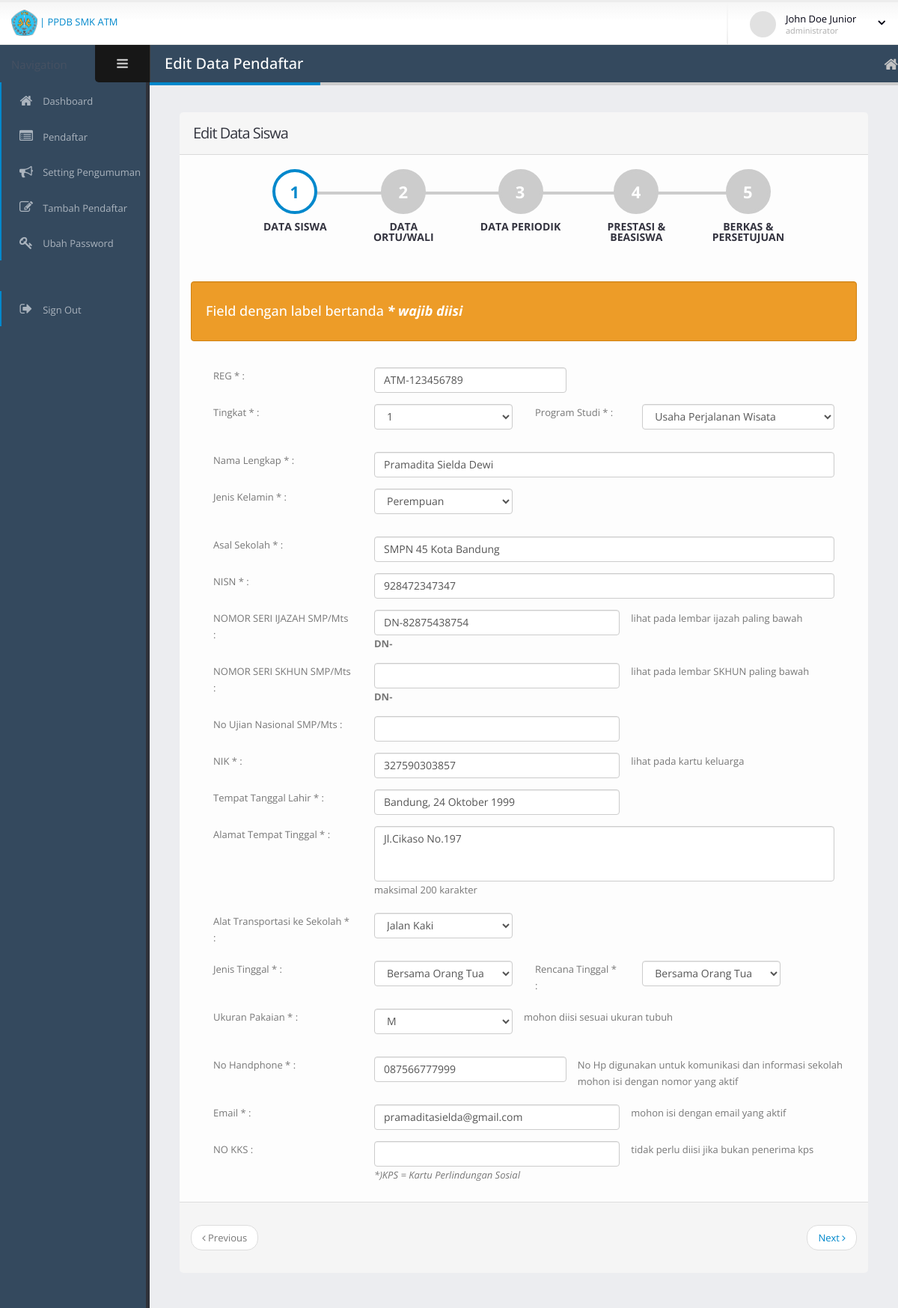
The app's page /admin_dash/edit/1 with its own data.
### tables this page shows
CREATE TABLE `siswa` (
  `id` int(11) UNSIGNED NOT NULL,
  `Tanggal_Daftar` varchar(128) NOT NULL,
  `REG` varchar(25) NOT NULL,
  `Tingkat` varchar(5) NOT NULL,
  `Prodi` varchar(50) NOT NULL,
  `Nama_Siswa` varchar(100) NOT NULL,
  `Jenis_Kelamin` varchar(20) NOT NULL,
  `Asal_Sekolah` varchar(50) NOT NULL,
  `NISN` varchar(50) NOT NULL,
  `No_Ijazah` varchar(50) DEFAULT NULL,
  `No_SKHUN` varchar(50) DEFAULT NULL,
  `No_UN` varchar(50) DEFAULT NULL,
  `NIK` varchar(50) NOT NULL,
  `TTL` varchar(100) NOT NULL,
  `Alamat_Tinggal` varchar(256) NOT NULL,
  `Transportasi` varchar(50) NOT NULL,
  `Jenis_Tinggal` varchar(35) NOT NULL,
  `Rencana_Tinggal` varchar(35) NOT NULL,
  `Ukuran_Pakaian` varchar(5) NOT NULL,
  `No_HP` varchar(15) NOT NULL,
  `Email` varchar(50) NOT NULL,
  `No_KKS` varchar(50) DEFAULT NULL,
  `Nama_Ayah` varchar(100) NOT NULL,
  `Lahir_Ayah` varchar(50) NOT NULL,
  `Pekerjaan_Ayah` varchar(35) NOT NULL,
  `Pendidikan_Ayah` varchar(35) NOT NULL,
  `Penghasilan_Ayah` varchar(30) NOT NULL,
  `Nama_Ibu` varchar(100) NOT NULL,
  `Lahir_Ibu` varchar(50) NOT NULL,
  `Pekerjaan_Ibu` varchar(35) NOT NULL,
  `Pendidikan_Ibu` varchar(35) NOT NULL,
  `Penghasilan_Ibu` varchar(30) NOT NULL,
  `Nama_Wali` varchar(100) DEFAULT NULL,
  `Lahir_Wali` varchar(50) NOT NULL,
  `Pekerjaan_Wali` varchar(35) DEFAULT NULL,
  `Pendidikan_Wali` varchar(35) DEFAULT NULL,
  `Penghasilan_Wali` varchar(30) DEFAULT NULL,
  `Tinggi_Badan` varchar(5) NOT NULL,
  `Berat_Badan` varchar(5) NOT NULL,
  `Jarak_Sekolah` varchar(5) NOT NULL,
  `Waktu_Tempuh` varchar(5) NOT NULL,
  `Saudara_Kandung` varchar(2) NOT NULL,
  `Prestasi_1` varchar(256) DEFAULT NULL,
  `Prestasi_2` varchar(256) DEFAULT NULL,
  `Prestasi_3` varchar(256) DEFAULT NULL,
  `Beasiswa_1` varchar(256) DEFAULT NULL,
  `Beasiswa_2` varchar(256) DEFAULT NULL,
  `Beasiswa_3` varchar(256) DEFAULT NULL,
  `Akta_Lahir` varchar(256) NOT NULL,
  `KK` varchar(256) NOT NULL,
  `Bio_Raport` varchar(256) NOT NULL,
  `KTP_Ayah` varchar(256) NOT NULL,
  `KTP_Ibu` varchar(256) NOT NULL,
  `Ijazah_SMP` varchar(256) DEFAULT NULL,
  `SKHUN_SMP` varchar(256) DEFAULT NULL,
  `Surat_Lulus_SMP` varchar(256) DEFAULT NULL,
  `KPS/PKH` varchar(256) DEFAULT NULL,
  `Password` varchar(256) NOT NULL,
  `role_id` int(11) NOT NULL,
  `status_lolos` int(11) NOT NULL DEFAULT '0'
);

### application/views/daftar&admin/a_edit.php (the view, shortened to what the rows shown need)
<section role="main" class="content-body">
    <header class="page-header">
        <h2>Edit Data Pendaftar</h2>
    </header>
    <div class="row">
        <div class="col-xs-12">
            <section class="panel form-wizard" id="w4">
                <header class="panel-heading">
                    <h1 class="panel-title">Edit Data Siswa
                    </h1>
                </header>
                <div class="panel-body">
                    <form method="post" action="<?= base_url('admin_dash/edit_form'); ?>">
                        <div class="tab-content">
                            <div id="w4-siswa" class="tab-pane active">
                                <div class="form-group">
                                    <div class="col-md-4">
                                        <input class="form-control" type="text" placeholder="ATM - ...." name="REG" id="REG" value="<?= $siswa['REG']; ?>" required>
                                    </div>
                                </div>
                                <div class="form-group">
                                    <div class="col-md-3">
                                        <select class="form-control mb-md" name="Tingkat" id="Tingkat" required>
                                            <?php foreach ($Tingkat as $tingkat) : ?>
                                                <?php if ($tingkat == $siswa['Tingkat']) : ?>
                                                    <option value="<?= $tingkat; ?>" selected> <?= $tingkat; ?></option>
                                                <?php else : ?>
                                                    <option value="<?= $tingkat; ?>"><?= $tingkat; ?></option>
                                                <?php endif; ?>
                                            <?php endforeach; ?>
                                        </select>
                                    </div>
                                    <div class="col-md-4">
                                        <select class="form-control mb-md" name="Prodi" id="Prodi" required>
                                            <?php foreach ($Prodi as $prodi) : ?>
                                                <?php if ($prodi == $siswa['Prodi']) : ?>
                                                    <option value="<?= $prodi; ?>" selected> <?= $prodi; ?></option>
                                                <?php else : ?>
                                                    <option value="<?= $prodi; ?>"><?= $prodi; ?></option>
                                                <?php endif; ?>
                                            <?php endforeach; ?>
                                        </select>
                                    </div>
                                </div>
                                <div class="form-group">
                                    <div class="col-sm-9">
                                        <input type="text" class="form-control" name="Nama_Siswa" id="Nama_Siswa" value="<?= $siswa['Nama_Siswa']; ?>" required>
                                    </div>
                                </div>
                                <div class=" form-group">
                                    <div class="col-md-3">
                                        <select class="form-control mb-md" name="jk" id="w4-jk">
                                            <?php foreach ($Jenis_Kelamin as $jk) : ?>
                                                <?php if ($jk == $siswa['Jenis_Kelamin']) : ?>
                                                    <option value="<?= $jk; ?>" selected> <?= $jk; ?></option>
                                                <?php else : ?>
                                                    <option value="<?= $jk; ?>"><?= $jk; ?></option>
                                                <?php endif; ?>
                                            <?php endforeach; ?>
                                        </select>
                                    </div>
                                </div>
                                <div class="form-group">
                                    <div class="col-sm-9">
                                        <input type="text" class="form-control" name="asek" id="w4-asek" value="<?= $siswa['Asal_Sekolah']; ?>" required>
                                    </div>
                                </div>
                                <div class="form-group">
                                    <div class="col-sm-9">
                                        <input type="text" class="form-control" name="nisn" id="w4-nisn" value="<?= $siswa['NISN']; ?>" required>
                                    </div>
                                </div>
                                <div class="form-group">
                                    <div class="col-sm-5">
                                        <input type="text" class="form-control" name="ijazah" id="w4-ijazah" value="<?= $siswa['No_Ijazah']; ?>">
                                        <b>DN-</b>
                                    </div>
                                </div>
                                <div class="form-group">
                                    <div class="col-sm-5">
                                        <input type="text" class="form-control" name="nik" id="w4-nik" value="<?= $siswa['NIK']; ?>">
                                    </div>
                                </div>
                                <div class="form-group">
                                    <div class="col-sm-5">
                                        <input type="text" class="form-control" name="tl" id="w4-tl" value="<?= $siswa['TTL']; ?>">
                                    </div>
                                </div>
                                <div class="form-group">
                                    <div class="col-sm-9">
                                        <textarea class="form-control" name="att" id="w4-att" rows="3" id="textareaAutosize" data-plugin-textarea-autosize="" style="overflow: hidden; overflow-wrap: break-word; resize: none; height: 74px;"><?= $siswa['Alamat_Tinggal']; ?></textarea>
                                        <label>maksimal 200 karakter</label>
                                    </div>
                                </div>
                                <div class="form-group">
                                    <div class="col-md-3">
                                        <select class="form-control mb-md" name="transport" id="w4-transport">
                                            <?php foreach ($Transport as $transport) : ?>
                                                <?php if ($transport == $siswa['Transportasi']) : ?>
                                                    <option value="<?= $transport; ?>" selected> <?= $transport; ?></option>
                                                <?php else : ?>
                                                    <option value="<?= $transport; ?>"><?= $transport; ?></option>
                                                <?php endif; ?>
                                            <?php endforeach; ?>
                                        </select>
                                    </div>
                                </div>
                                <div class="form-group">
                                    <div class="col-md-3">
                                        <select class="form-control mb-md" name="jtinggal" id="w4-jtinggal">
                                            <?php foreach ($Tinggal as $tinggal) : ?>
                                                <?php if ($tinggal == $siswa['Jenis_Tinggal']) : ?>
                                                    <option value="<?= $tinggal; ?>" selected> <?= $tinggal; ?></option>
                                                <?php else : ?>
                                                    <option value="<?= $tinggal; ?>"><?= $tinggal; ?></option>
                                                <?php endif; ?>
                                            <?php endforeach; ?>
                                        </select>
                                    </div>
                                    <div class="col-md-3">
                                        <select class="form-control mb-md" name="rtinggal" id="w4-rtinggal">
                                            <?php foreach ($Tinggal as $tinggal) : ?>
                                                <?php if ($tinggal == $siswa['Rencana_Tinggal']) : ?>
                                                    <option value="<?= $tinggal; ?>" selected> <?= $tinggal; ?></option>
                                                <?php else : ?>
                                                    <option value="<?= $tinggal; ?>"><?= $tinggal; ?></option>
                                                <?php endif; ?>
                                            <?php endforeach; ?>
                                        </select>
                                    </div>
                                </div>
                                <div class="form-group">
                                    <div class="col-md-3">
                                        <select class="form-control mb-md" name="pakaian" id="w4-pakaian">
                                            <?php foreach ($Pakaian as $pakaian) : ?>
                                                <?php if ($pakaian == $siswa['Ukuran_Pakaian']) : ?>
                                                    <option value="<?= $pakaian; ?>" selected> <?= $pakaian; ?></option>
                                                <?php else : ?>
                                                    <option value="<?= $pakaian; ?>"><?= $pakaian; ?></option>
                                                <?php endif; ?>
                                            <?php endforeach; ?>
                                        </select>
                                    </div>
                                </div>
                                <div class="form-group">
                                    <div class="col-md-4">
                                        <input type="text" class="form-control" name="hp" id="w4-hp" value="<?= $siswa['No_HP']; ?>">
                                    </div>
                                </div>
                                <div class="form-group">
                                    <div class="col-md-5">
                                        <input type="email" class="form-control" name="email" id="w4-email" value="<?= $siswa['Email']; ?>">
                                    </div>
                                </div>
                            </div>
                        </div>
                </div>
            </section>
        </div>
    </div>
</section>
</div>

### records on screen
siswa: REG "ATM-123456789", Tingkat "1", Prodi "Usaha Perjalanan Wisata", Nama_Siswa "Pramadita Sielda Dewi", jk "Perempuan", asek "SMPN 45 Kota Bandung", nisn "928472347347", ijazah "DN-82875438754", nik "327590303857", tl "Bandung, 24 Oktober 1999", att "Jl.Cikaso No.197", transport "Jalan Kaki", jtinggal "Bersama Orang Tua", rtinggal "Bersama Orang Tua", pakaian "M", hp "087566777999", email "pramaditasielda@gmail.com"
